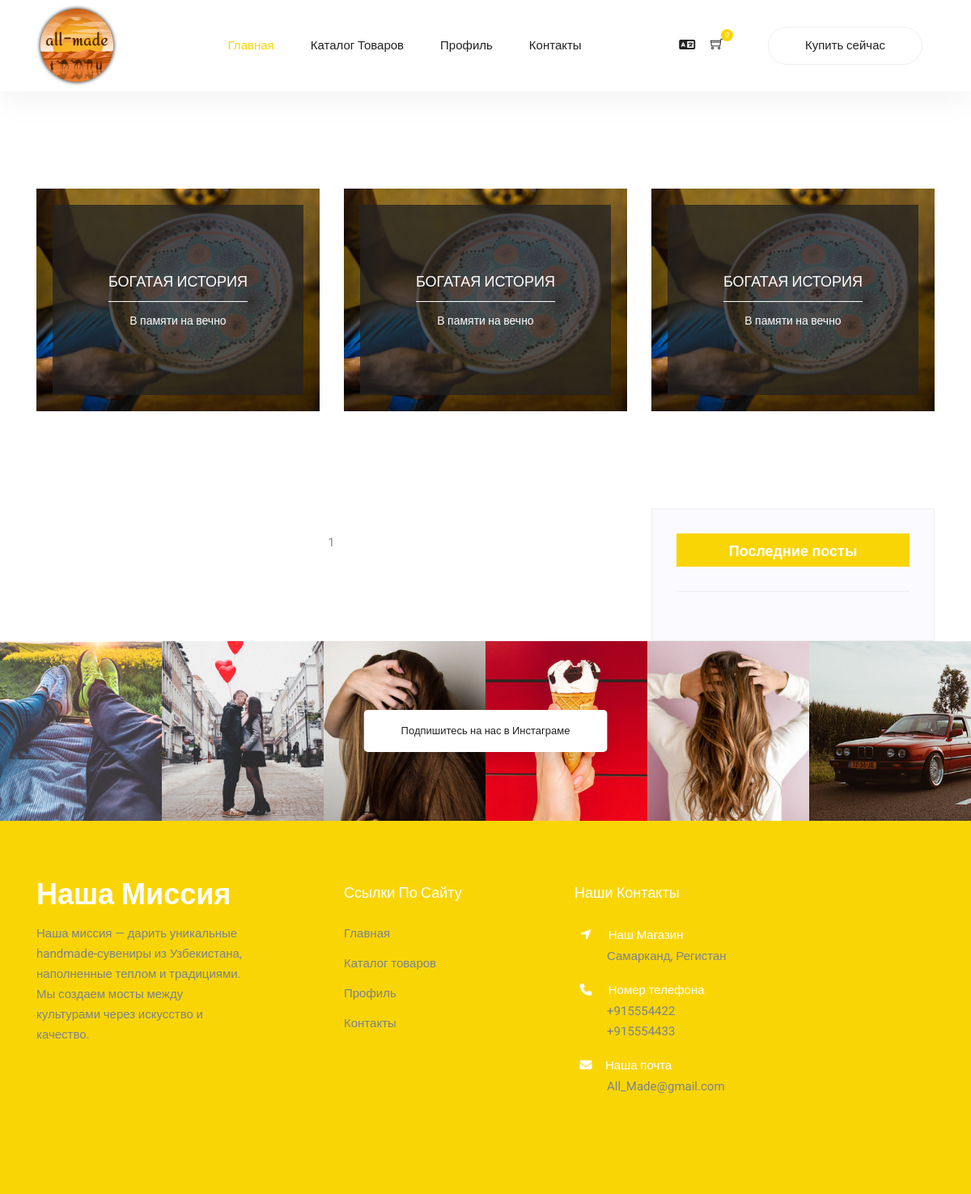
Screenshot of /ru/blog/ with the database file from the repository.
### mainapp/models.py (models this page shows, shortened)
class Main_info(models.Model):
    Our_mission = models.TextField(verbose_name='Наша миссия')
    address = models.CharField(max_length=200, verbose_name='Адрес')
    number_phone_1 = models.BigIntegerField(verbose_name='Номер телефона 1')
    number_phone_2 = models.BigIntegerField(verbose_name='Номер телефона 2')
    email = models.CharField(max_length=200, verbose_name='Электронная почта')
    id_group = models.BigIntegerField(verbose_name='id Group')
    class Meta:
        verbose_name = 'Основную информацию'
        verbose_name_plural = 'Основная информация'

### mainapp/views.py (the view)
# urls.py: path('blog/', views.blog, name='blog'),
def blog(request):
    template = "mainapp/blog.html"
    cart = Cart(request)
    blog_info = Blog.objects.all()
    paginator = Paginator(blog_info, 2)
    page_number = request.GET.get('page')
    page_obj = paginator.get_page(page_number)
    context = {
        "cart_len": cart.__len__(),
        "main_information": Main_info.objects.all(),
        "page_obj": page_obj,
        "last_post": Blog.objects.all().order_by('-id')[:5],
    }
    return render(request, template, context)

### cart/cart.py (called while the page is built)
    def __len__(self):
        return sum(item["quantity"] for item in self.cart.values())

### mainapp/templates/mainapp/blog.html (shortened to what this page needs)
{% extends 'wrapper.html' %}
{%load static %}
{% load i18n %}
{% block content %}
<body>
{% include 'header.html' %}
 <section class="blog_categorie_area">
        <div class="container">
            <div class="row">
                <div class="col-sm-6 col-lg-4 mb-4 mb-lg-0">
                    <div class="categories_post">
                        <img class="card-img rounded-0" src="{% static 'img/eeeee1.jpg' %}" alt="post">
                        <div class="categories_details">
                            <div class="categories_text">
                                <a>
                                    <h5>{% trans 'Богатая история' %}</h5>
                                </a>
                                <div class="border_line"></div>
                                <p>{% trans 'В памяти на вечно' %}</p>
                            </div>
                        </div>
                    </div>
                </div>
                <div class="col-sm-6 col-lg-4 mb-4 mb-lg-0">
                    <div class="categories_post">
                        <img class="card-img rounded-0" src="{% static 'img/eeeee1.jpg' %}" alt="post">
                        <div class="categories_details">
                            <div class="categories_text">
                                <a>
                                    <h5>{% trans 'Богатая история' %}</h5>
                                </a>
                                <div class="border_line"></div>
                                <p>{% trans 'В памяти на вечно' %}</p>
                            </div>
                        </div>
                    </div>
                </div>
                <div class="col-sm-6 col-lg-4 mb-4 mb-lg-0">
                    <div class="categories_post">
                        <img class="card-img rounded-0" src="{% static 'img/eeeee1.jpg' %}" alt="post">
                        <div class="categories_details">
                            <div class="categories_text">
                                <a>
                                    <h5>{% trans 'Богатая история' %}</h5>
                                </a>
                                <div class="border_line"></div>
                                <p>{% trans 'В памяти на вечно' %}</p>
                            </div>
                        </div>
                    </div>
                </div>
            </div>
        </div>
    </section>
 <section class="blog_area">
        <div class="container">
            <div class="row">
                <div class="col-lg-8">
                    <div class="blog_left_sidebar">
                        <nav class="blog-pagination justify-content-center d-flex">
                            <ul class="pagination">
                                {% for page_number in page_obj.paginator.page_range%}
                                {% if page_obj.number == page_number %}
                                <li class="page-item">
                                    <a href="?page={{page_number}}" class="page-link">{{ page_number }}</a>
                                </li>
                                {% else %}
                                <li class="page-item">
                                    <a href="?page={{page_number}}" class="page-link">{{ page_number }}</a>
                                </li>
                                {%endif%}
                                {% endfor %}
                            </ul>
                        </nav>
                    </div>
                </div>
                <div class="col-lg-4">
                    <div class="blog_right_sidebar">
                        <aside class="single_sidebar_widget popular_post_widget">
                            <h3 class="widget_title">{% trans 'Последние посты' %}</h3>
                            <div class="br"></div>
                        </aside>
                    </div>
                </div>
            </div>
        </div>
    </section>
    <section class="instagram_area">
        <div class="container box_1620">
            <div class="insta_btn">
                <a class="btn theme_btn" href="#">{% trans 'Подпишитесь на нас в Инстаграме' %}</a>
            </div>
            <div class="instagram_image row m0">
                <a href="#"><img src="{% static 'img/instagram/ins-1.jpg' %}" alt=""></a>
                <a href="#"><img src="{% static 'img/instagram/ins-2.jpg' %}" alt=""></a>
                <a href="#"><img src="{% static 'img/instagram/ins-3.jpg' %}" alt=""></a>
                <a href="#"><img src="{% static 'img/instagram/ins-4.jpg' %}" alt=""></a>
                <a href="#"><img src="{% static 'img/instagram/ins-5.jpg' %}" alt=""></a>
                <a href="#"><img src="{% static 'img/instagram/ins-6.jpg' %}" alt=""></a>
            </div>
        </div>
    </section>
{% include 'footer.html' %}
</body>
{%endblock%}

### cart/templates/footer.html (shortened to what this page needs)
{% load static %}
{% load i18n %}
<footer class="footer">
        <div class="footer-area">
            <div class="container">
                <div class="row section_gap">
                    <div class="col-lg-3 col-md-6 col-sm-6">
                        <div class="single-footer-widget tp_widgets">
                            <h4 class="footer_title large_title">{% trans 'Наша миссия' %}</h4>
                            {% for main_info in main_information%}
                            <p>{{main_info.Our_mission}}</p>
                            {% endfor%}
                        </div>
                    </div>
                    <div class="offset-lg-1 col-lg-2 col-md-6 col-sm-6">
                        <div class="single-footer-widget tp_widgets">
                            <h4 class="footer_title">{% trans 'Ссылки по сайту' %}</h4>
                            <ul class="list">
                                <li><a href="{% url 'mainapp:index' %}">{% trans 'Главная' %}</a></li>
                                <li><a href="{% url 'mainapp:catalog' %}">{% trans 'Каталог товаров' %}</a></li>
                                <li><a href="{% url 'mainapp:login_in' %}">{% trans 'Профиль' %}</a></li>
                                <li><a href="{% url 'mainapp:contacts' %}">{% trans 'Контакты' %}</a></li>
                            </ul>
                        </div>
                    </div>
                    <div class="offset-lg-1 col-lg-3 col-md-6 col-sm-6">
                        <div class="single-footer-widget tp_widgets">
                            <h4 class="footer_title">{% trans 'Наши контакты' %}</h4>
                            <div class="ml-40">
                                {% for main_info in main_information%}
                                <p class="sm-head">
                                    <span class="fa fa-location-arrow"></span> {% trans 'Наш Магазин' %}
                                </p>
                                <p>{{main_info.address}}</p>
                                <p class="sm-head">
                                    <span class="fa fa-phone"></span>{% trans ' Номер телефона' %}
                                </p>
                                <p>
                                    +{{main_info.number_phone_1}} <br> +{{main_info.number_phone_2}}
                                </p>
                                <p class="sm-head">
                                    <span class="fa fa-envelope"></span>{% trans 'Наша почта' %}
                                </p>
                                <p>
                                    {{main_info.email}}
                                </p>
                                 {% endfor%}
                            </div>
                        </div>
                    </div>
                </div>
            </div>
        </div>
</footer>

### rows the page displays
Main_info: Our_mission "Наша миссия — дарить уникальные handmade-сувениры из Узбекистана, наполненные теплом и традициями. Мы создаем мосты между культурами через искусство и качество.", address "Самарканд, Регистан", number_phone_1 "915554422", number_phone_2 "915554433", email "All_Made@gmail.com"

### other values shown
{{ cart_len }} "0"
{{ page_number }} "1"
